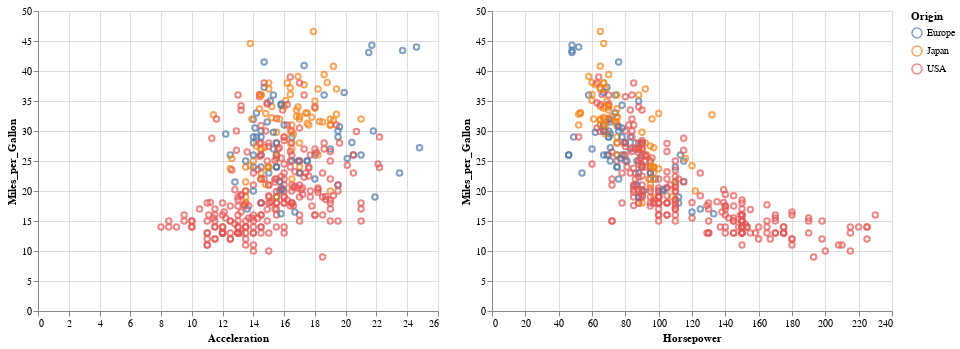

Source (notebook cell):
### Code cell
# load an example dataset
from vega_datasets import data
cars = data.cars()

import altair as alt

interval = alt.selection_interval()

base = alt.Chart(cars).mark_point().encode(
  y='Miles_per_Gallon',
  color=alt.condition(interval, 'Origin', alt.value('lightgray'))
).properties(
  selection=interval
)

base.encode(x='Acceleration') | base.encode(x='Horsepower')

### Figure 1 — Vega-Lite specification as saved in the notebook (floating-point values rounded to 4 significant figures; data arrays with more than 128 entries replaced by an {"elided": "..."} marker saying what was removed)
{"config": {"view": {"continuousWidth": 400, "continuousHeight": 300}}, "hconcat": [{"mark": "point", "encoding": {"color": {"condition": {"field": "Origin", "type": "nominal", "selection": "selector003"}, "value": "lightgray"}, "x": {"field": "Acceleration", "type": "quantitative"}, "y": {"field": "Miles_per_Gallon", "type": "quantitative"}}, "selection": {"selector003": {"type": "interval"}}}, {"mark": "point", "encoding": {"color": {"condition": {"field": "Origin", "type": "nominal", "selection": "selector003"}, "value": "lightgray"}, "x": {"field": "Horsepower", "type": "quantitative"}, "y": {"field": "Miles_per_Gallon", "type": "quantitative"}}, "selection": {"selector003": {"type": "interval"}}}], "data": {"name": "data-f02450ab61490a1363517a0190416235"}, "$schema": "https://vega.github.io/schema/vega-lite/v4.17.0.json", "datasets": {"data-f02450ab61490a1363517a0190416235": {"elided": "406 records"}}}
